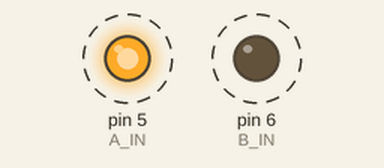
Recording of a sketch running on a simulated Arduino Uno, built with avr-gcc and run on an emulated ATmega328P. Parts: output pins drawn as LEDs (lit = HIGH). Dashed ring = blinking.

Above: at 0.5 s.
Timing chart, 0 to 4.6 s (numbered marks = the images above):
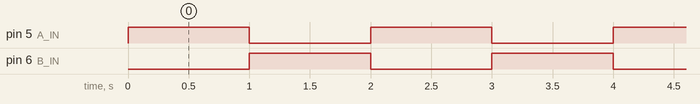

The sketch:

7.2.3.ino
```cpp
#define A_IN 5
#define B_IN 6
void setup() {
    pinMode(A_IN, OUTPUT);
    pinMode(B_IN, OUTPUT);
}
void loop() {
    digitalWrite(A_IN, HIGH); // 정회전
    digitalWrite(B_IN, LOW);
    delay(1000);
    digitalWrite(A_IN, LOW); // 역회전
    digitalWrite(B_IN, HIGH);
    delay(1000);
}
```

Measured:
- by itself, pin 5 (A_IN), pin 6 (B_IN): alternates HIGH for 1.0 s and LOW for 1.0 s
